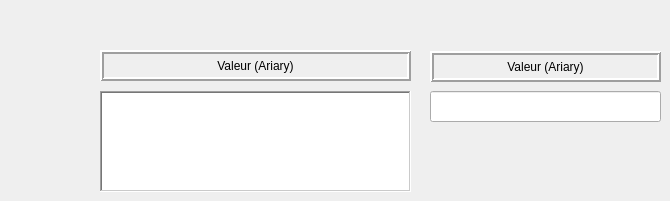
             <widget class="QWidget" name="page_4">
              <widget class="QLabel" name="label_89">
               <property name="geometry">
                <rect>
                 <x>430</x>
                 <y>51</y>
                 <width>231</width>
                 <height>31</height>
                </rect>
               </property>
               <property name="frameShape">
                <enum>QFrame::Box</enum>
               </property>
               <property name="frameShadow">
                <enum>QFrame::Raised</enum>
               </property>
               <property name="lineWidth">
                <number>2</number>
               </property>
               <property name="text">
                <string>Valeur (Ariary)</string>
               </property>
               <property name="alignment">
                <set>Qt::AlignCenter</set>
               </property>
               <property name="wordWrap">
                <bool>false</bool>
               </property>
               <property name="margin">
                <number>0</number>
               </property>
              </widget>
              <widget class="QTextEdit" name="textEdit_14">
               <property name="geometry">
                <rect>
                 <x>100</x>
                 <y>91</y>
                 <width>311</width>
                 <height>101</height>
                </rect>
               </property>
               <property name="frameShape">
                <enum>QFrame::WinPanel</enum>
               </property>
               <property name="frameShadow">
                <enum>QFrame::Sunken</enum>
               </property>
               <property name="html">
                <string>&lt;!DOCTYPE HTML PUBLIC &quot;-//W3C//DTD HTML 4.0//EN&quot; &quot;http://www.w3.org/TR/REC-html40/strict.dtd&quot;&gt;
&lt;html&gt;&lt;head&gt;&lt;meta name=&quot;qrichtext&quot; content=&quot;1&quot; /&gt;&lt;style type=&quot;text/css&quot;&gt;
p, li { white-space: pre-wrap; }
&lt;/style&gt;&lt;/head&gt;&lt;body style=&quot; font-family:'Cantarell'; font-size:11pt; font-weight:400; font-style:normal;&quot;&gt;
&lt;p style=&quot;-qt-paragraph-type:empty; margin-top:0px; margin-bottom:0px; margin-left:0px; margin-right:0px; -qt-block-indent:0; text-indent:0px; font-family:'MS Shell Dlg 2'; font-size:8.25pt;&quot;&gt;&lt;br /&gt;&lt;/p&gt;&lt;/body&gt;&lt;/html&gt;</string>
               </property>
              </widget>
              <widget class="QLineEdit" name="lineEdit_74">
               <property name="geometry">
                <rect>
                 <x>430</x>
                 <y>91</y>
                 <width>231</width>
                 <height>31</height>
                </rect>
               </property>
               <property name="alignment">
                <set>Qt::AlignRight|Qt::AlignTrailing|Qt::AlignVCenter</set>
               </property>
              </widget>
              <widget class="QLabel" name="label_90">
               <property name="geometry">
                <rect>
                 <x>100</x>
                 <y>50</y>
                 <width>311</width>
                 <height>31</height>
                </rect>
               </property>
               <property name="autoFillBackground">
                <bool>false</bool>
               </property>
               <property name="frameShape">
                <enum>QFrame::Box</enum>
               </property>
               <property name="frameShadow">
                <enum>QFrame::Raised</enum>
               </property>
               <property name="lineWidth">
                <number>2</number>
               </property>
               <property name="midLineWidth">
                <number>0</number>
               </property>
               <property name="text">
                <string>Valeur (Ariary)</string>
               </property>
               <property name="alignment">
                <set>Qt::AlignCenter</set>
               </property>
              </widget>
             </widget>
